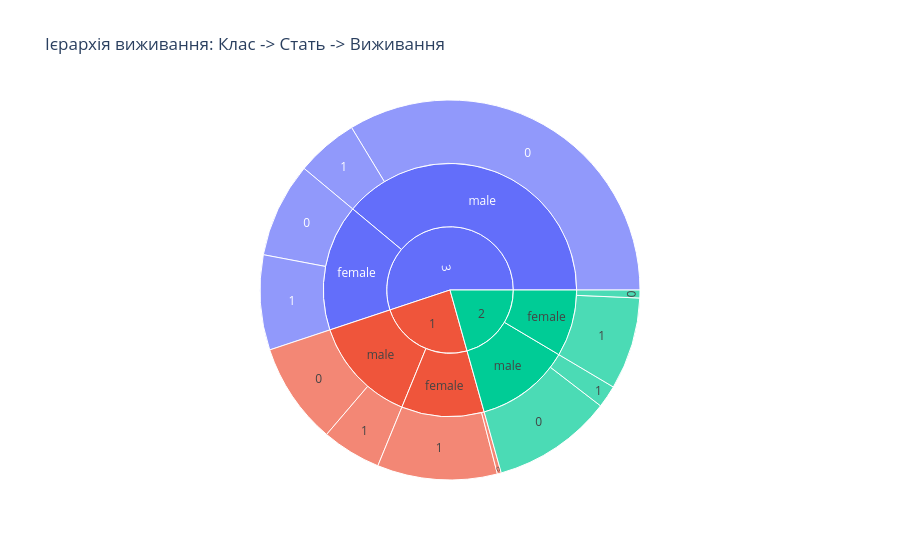

Write notebook code for a chart like this one.
### Code cell
# Sunburst - ієрархічна візуалізація
df_hierarchy = df.groupby(['pclass', 'sex', 'survived']).size().reset_index(name='count')
fig = px.sunburst(df_hierarchy, 
                  path=['pclass', 'sex', 'survived'], 
                  values='count', 
                  title='Ієрархія виживання: Клас -> Стать -> Виживання')
fig.show()

### Figure 1 — Plotly figure (JSON) as saved in the notebook; plotly's stock layout.template omitted (floating-point values rounded to 4 significant figures)
{"data": [{"branchvalues": "total", "domain": {"x": [0, 1], "y": [0, 1]}, "hovertemplate": "labels=%{label}<br>count=%{value}<br>parent=%{parent}<br>id=%{id}<extra></extra>", "ids": ["1/female/0", "1/female/1", "1/male/0", "1/male/1", "2/female/0", "2/female/1", "2/male/0", "2/male/1", "3/female/0", "3/female/1", "3/male/0", "3/male/1", "1/female", "1/male", "2/female", "2/male", "3/female", "3/male", "1", "2", "3"], "labels": ["0", "1", "0", "1", "0", "1", "0", "1", "0", "1", "0", "1", "female", "male", "female", "male", "female", "male", "1", "2", "3"], "name": "", "parents": ["1/female", "1/female", "1/male", "1/male", "2/female", "2/female", "2/male", "2/male", "3/female", "3/female", "3/male", "3/male", "1", "1", "2", "2", "3", "3", "", "", ""], "type": "sunburst", "values": [3.0, 91.0, 77.0, 45.0, 6.0, 70.0, 91.0, 17.0, 72.0, 72.0, 300.0, 47.0, 94.0, 122.0, 76.0, 108.0, 144.0, 347.0, 216.0, 184.0, 491.0]}], "layout": {"legend": {"tracegroupgap": 0}, "title": {"text": "Ієрархія виживання: Клас -> Стать -> Виживання"}}}
